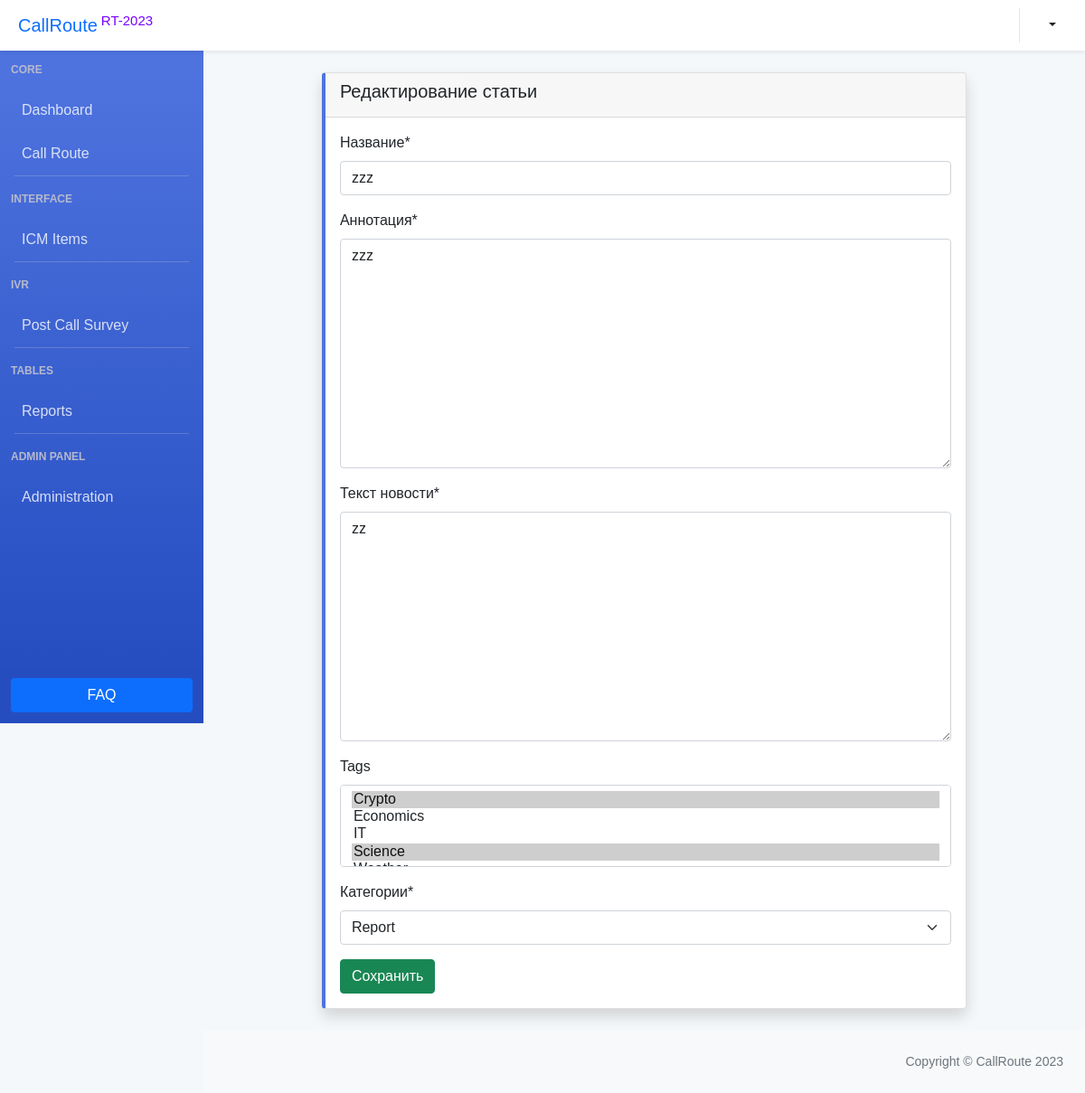
The page /news/update/23/ on the database as committed earlier.
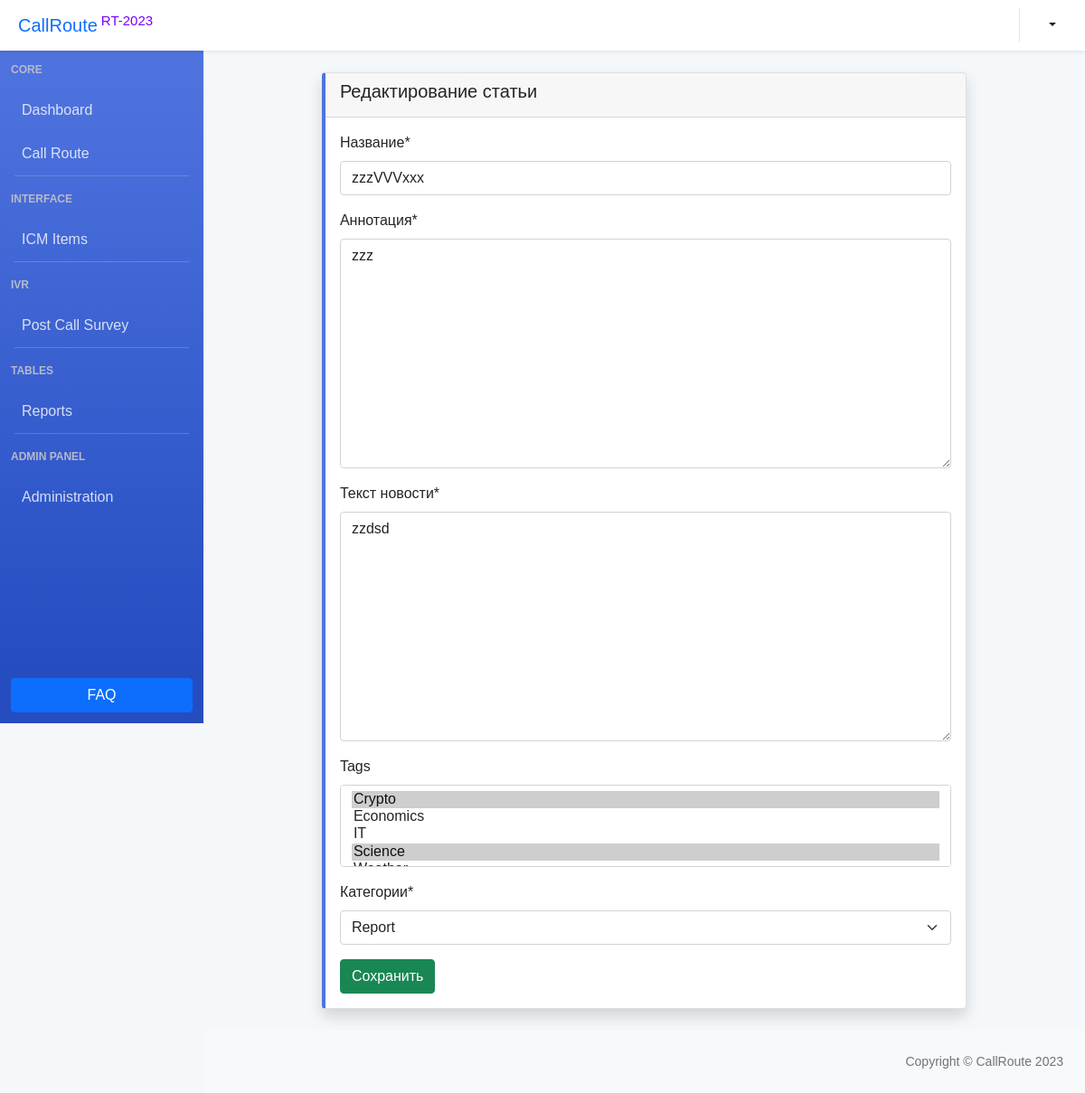
The same page on the database as committed later.
### news/models.py (models this page shows, shortened)
class Article(models.Model):
    categories = (('R', 'Report'),
                  ('DIVR', 'Dashboard/IVR'),
                  ('G', 'Global'),
                  ('C', 'CallRoute'),
                  )
    author = models.ForeignKey(User, on_delete=models.SET_NULL, null=True)
    title = models.CharField('Название', max_length=50, default='')
    anouncement = models.TextField('Аннотация', max_length=250)
    text = models.TextField('Текст новости')
    date = models.DateTimeField('Дата публикации', auto_now=True) #auto_created=True
    category = models.CharField(choices=categories, max_length=20, verbose_name='Категории')
    tags = models.ManyToManyField(to=Tag, blank=True)
    slug = models.SlugField()
    objects = models.Manager()
    published = PublishedToday()
    class Meta:
        ordering = ['title', 'date']  #сортировка
        verbose_name = 'Новость'
        verbose_name_plural = 'Новости'

class Tag(models.Model):
    title = models.CharField(max_length=80)
    status = models.BooleanField(default=True)
    def __str__(self):
        return self.title
    class Meta:
        ordering = ['title', 'status']  #сортировка
        verbose_name = 'Тэг'
        verbose_name_plural = 'Тэги'

### news/views.py (the view)
# urls.py: path('update/<int:pk>/', views.ArticleUpdateView.as_view(), name='news_update'),
class ArticleUpdateView(UpdateView):
    model = Article
    success_url = reverse_lazy('news_index')
    template_name = 'news/update_article.html'
    fields = ['title', 'anouncement', 'text', 'tags', 'category']

### users/templatetags/users_extras.py (called while the page is built)
@register.filter(name="has_group")
def has_group(user, group_name):
    return user.groups.filter(name=group_name).exists()

### news/templates/news/update_article.html (shortened to what this page needs)
{% load static %}
{% load crispy_forms_tags %}
{% include 'main/header.html' %}
<body class="sb-nav-fixed">
    {% include 'main/navbar-top.html' %}
        <div id="layoutSidenav">
            {% include 'main/sidebar.html' %}
            <div id="layoutSidenav_content">
                <main>
                    <div class="container">
                        <div class="d-flex flex-column align-items-center py-4">
                            <div class="card shadow index-card-custom rounded border-1 border-left-primary w-75">
                                <div class="card-header">
                                    <h5>Редактирование статьи</h5>
                                </div>
                                <div class="card-body">
                                    <form method="post" class="contact_form" enctype="multipart/form-data">
                                        {{ form|crispy }}
                                        <input type="submit" class="btn btn-success" value = "Сохранить">
                                    </form>
                                </div>
                            </div>
                        </div>
                    </div>
                </main>
{% include 'main/footer.html' %}
{% include 'main/scripts.html' %}
</body>
</html>

Rows that differ between the two databases and show on the page:
changed Article "zzz": title "zzz" → "zzzVVVxxx"; text "zz" → "zzdsd"
